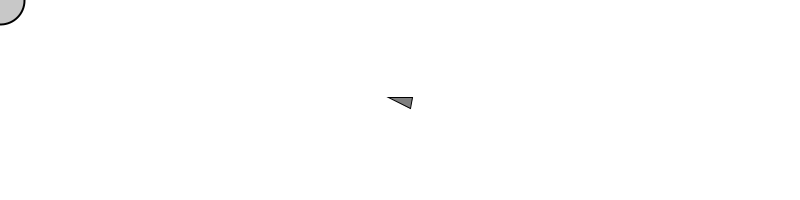
Frame 1 (no input)
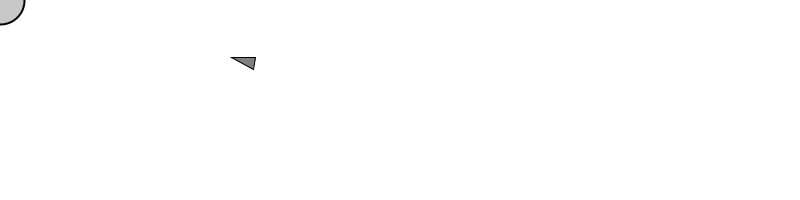
Frame 60 (the mouse pressed at the canvas centre just before this capture)
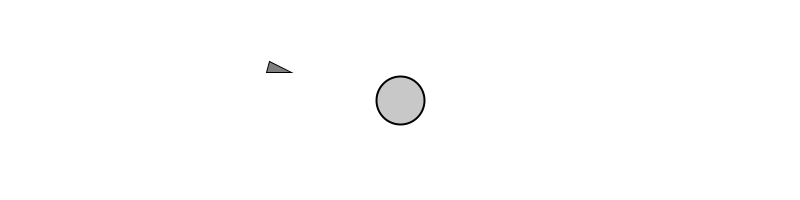
Frame 120 (the mouse held since frame 60 and released just before this capture)

The Processing sketch that drew these frames (run headless with seeded random() and noise(); from frame 60 on, the mouse is pressed at the canvas centre):

// Processing sketch: NOC_6_02_Arrive
// ── NOC_6_02_Arrive.pde
// Seek_Arrive
// Daniel Shiffman <http://www.shiffman.net>
// Nature of Code, Spring 2011

// Two "vehicles" follow the mouse position

// Implements Craig Reynold's autonomous steering behaviors
// One vehicle "seeks"
// One vehicle "arrives"
// See: http://www.red3d.com/cwr/

//Dylan Conley
//Extra credit

//This is the example from the book but i built the changeSpeed class
// to show an alternative way to slow down the ship as it gets closer
//with a more treadtional x and y cordinate collison detection.

//current steer forces are printed on the console below to better show
//the results.

Vehicle v;

void setup() {
  size(800, 200);
  v = new Vehicle(width/2, height/2);
  smooth();
}

void draw() {
  background(255);

  PVector mouse = new PVector(mouseX, mouseY);

  // Draw an ellipse at the mouse location
  fill(200);
  stroke(0);
  strokeWeight(2);
  ellipse(mouse.x, mouse.y, 48, 48);

  // Call the appropriate steering behaviors for our agents
  v.arrive(mouse);
  v.update();
  v.display();
}

// ── Vehicle.pde
// Seek_Arrive
// Daniel Shiffman <http://www.shiffman.net>

// The "Vehicle" class

class Vehicle 
{
  
  PVector location;
  PVector velocity;
  PVector acceleration;
  float r;
  float maxforce;    // Maximum steering force
  float maxspeed;    // Maximum speed

  Vehicle(float x, float y) {
    acceleration = new PVector(0,0);
    velocity = new PVector(0,0);
    location = new PVector(x,y);
    r = 6;
    maxspeed = 6;
    maxforce = 0.1;
  }

  // Method to update location
  void update() 
  {
    // Update velocity
    velocity.add(acceleration);
    // Limit speed
    velocity.limit(maxspeed);
    location.add(velocity);
    // Reset accelerationelertion to 0 each cycle
    acceleration.mult(0);
   }

  void applyForce(PVector force) {
    // We could add mass here if we want A = F / M
    acceleration.add(force);
  }

  // A method that calculates a steering force towards a target
  // STEER = DESIRED MINUS VELOCITY
  void arrive(PVector target) 
  {
    maxspeed = changeSpeed(target);
    PVector desired = PVector.sub(target,location);  // A vector pointing from the location to the target
    float d = desired.mag();
    // Normalize desired and scale with arbitrary damping within 100 pixels
    desired.normalize();
    if (d < 100) {
      float m = map(d,0,100,0,maxspeed);
      desired.mult(m);
    } else {
      desired.mult(maxspeed);
    }
    println(velocity);
    // Steering = Desired minus Velocity
    PVector steer = PVector.sub(desired,velocity);
    steer.limit(maxforce);  // Limit to maximum steering force
    applyForce(steer);
  }
  
  void display() {
    
    // Draw a triangle rotated in the direction of velocity
    float theta = velocity.heading2D() + PI/2;
    fill(127);
    stroke(0);
    strokeWeight(1);
    pushMatrix();
    translate(location.x,location.y);
    rotate(theta);
    beginShape();
    vertex(0, -r*2);
    vertex(-r, r*2);
    vertex(r, r*2);
    endShape(CLOSE);
    popMatrix();
    
    
  }
  //This class changes the speed of the persue agent from 6 to 4 at 400 units away and then from 4 to 2 at 200 
  //units away.
  
  float changeSpeed(PVector target)
  {
    if((target.x < location.x+400) && (target.x > location.x-400))
    {
      if((target.y < location.y+400) && (target.y > location.y-400))
      {
          if((target.x < location.x+200) && (target.x > location.x-200))
            {
              if((target.y < location.y+200) && (target.y > location.y-200))
               {
                maxspeed = 2;
               }
              else
                {
                maxspeed = 4; 
                }
            }
          else
            {
             maxspeed = 4; 
            }
      }
      else
       {
         maxspeed = 6; 
       }
    }
    else
      {
       maxspeed = 6; 
      }
    return maxspeed;
  }
 }
